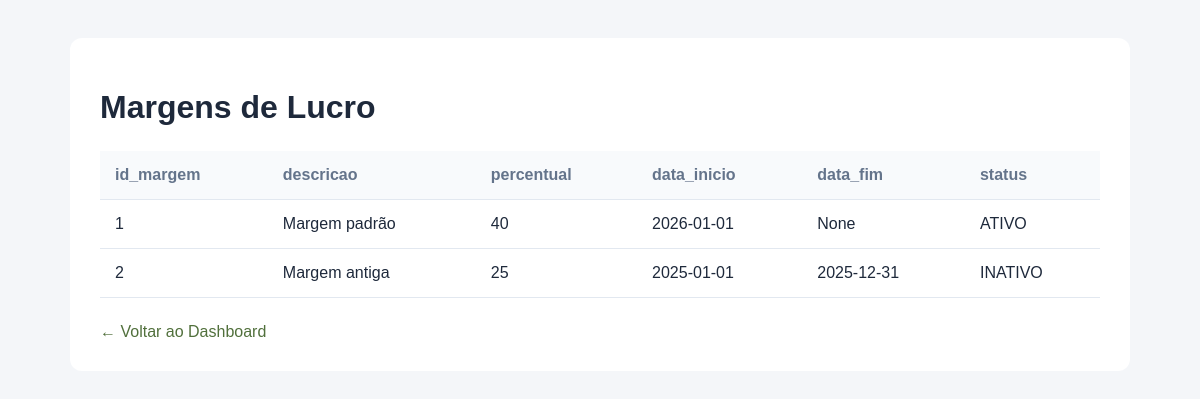
The page /margem-lucro on the database its author committed.
### tables this page shows
CREATE TABLE margem_lucro (
    id_margem INTEGER PRIMARY KEY AUTOINCREMENT,
    descricao VARCHAR(120) NOT NULL,
    percentual DECIMAL(6,2) NOT NULL CHECK (percentual > 0),
    data_inicio DATE NOT NULL,
    data_fim DATE,
    status TEXT NOT NULL DEFAULT 'ATIVO'
        CHECK (status IN ('ATIVO', 'INATIVO')),
    CHECK (data_fim IS NULL OR data_fim >= data_inicio)
);

### app.py (the view)
@app.route("/margem-lucro")
def pagina_margem_lucro():
    conexao = conectar_banco()
    margens = conexao.execute(
        "SELECT * FROM margem_lucro"
    ).fetchall()
    conexao.close()
    return render_template(
        "margem_lucro.html",
        margens=margens
    )

### app.py (called while the page is built)
def conectar_banco():
    conexao = sqlite3.connect("banco.db")
    conexao.row_factory = sqlite3.Row
    return conexao

### templates/margem_lucro.html (shortened to what this page needs)
<!DOCTYPE html>
<html lang="pt-BR">
<head>
</head>
<body>
<div class="container">
    <h1>Margens de Lucro</h1>
    <table>
        <thead>
            <tr>
                {% for coluna in margens[0].keys() %}
                    <th>{{ coluna }}</th>
                {% endfor %}
            </tr>
        </thead>
        <tbody>
            {% for margem in margens %}
                <tr>
                    {% for coluna in margem.keys() %}
                        <td>{{ margem[coluna] }}</td>
                    {% endfor %}
                </tr>
            {% else %}
                <tr>
                    <td>Nenhuma margem cadastrada.</td>
                </tr>
            {% endfor %}
        </tbody>
    </table>
    <a href="/" class="voltar">← Voltar ao Dashboard</a>
</div>
</body>
</html>

### templates/margem_lucro.html (style rules this page uses)
body { font-family: Arial, sans-serif; background: #f4f6f9; color: #1e293b; padding: 30px; }
.container { max-width: 1000px; margin: auto; background: white; padding: 30px; border-radius: 12px; }
h1 { margin-bottom: 25px; }
table { width: 100%; border-collapse: collapse; }
th, td { padding: 15px; text-align: left; border-bottom: 1px solid #e2e8f0; }
th { background: #f8fafc; color: #64748b; }
.voltar { display: inline-block; margin-top: 25px; color: #51703C; text-decoration: none; }

### rows shown on the page
margem_lucro: id_margem "1" "Margem padrão" "40" "2026-01-01" "None" "ATIVO"
margem_lucro: id_margem "2" "Margem antiga" "25" "2025-01-01" "2025-12-31" "INATIVO"

### other values the page prints
{{ coluna }} "id_margem" "descricao" "percentual" "data_inicio" "data_fim" "status"
